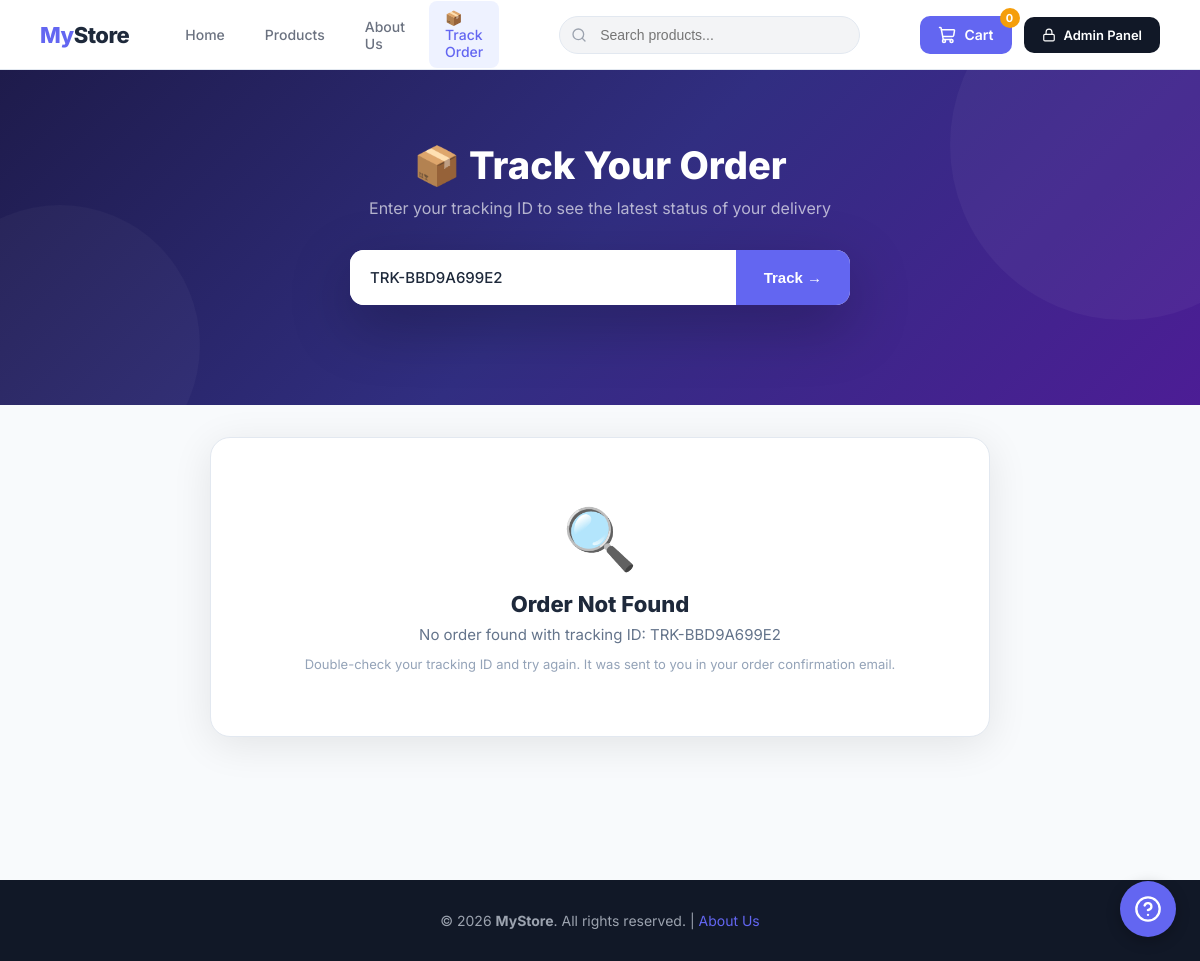
The page /track/TRK-BBD9A699E2/ on the database as committed earlier.
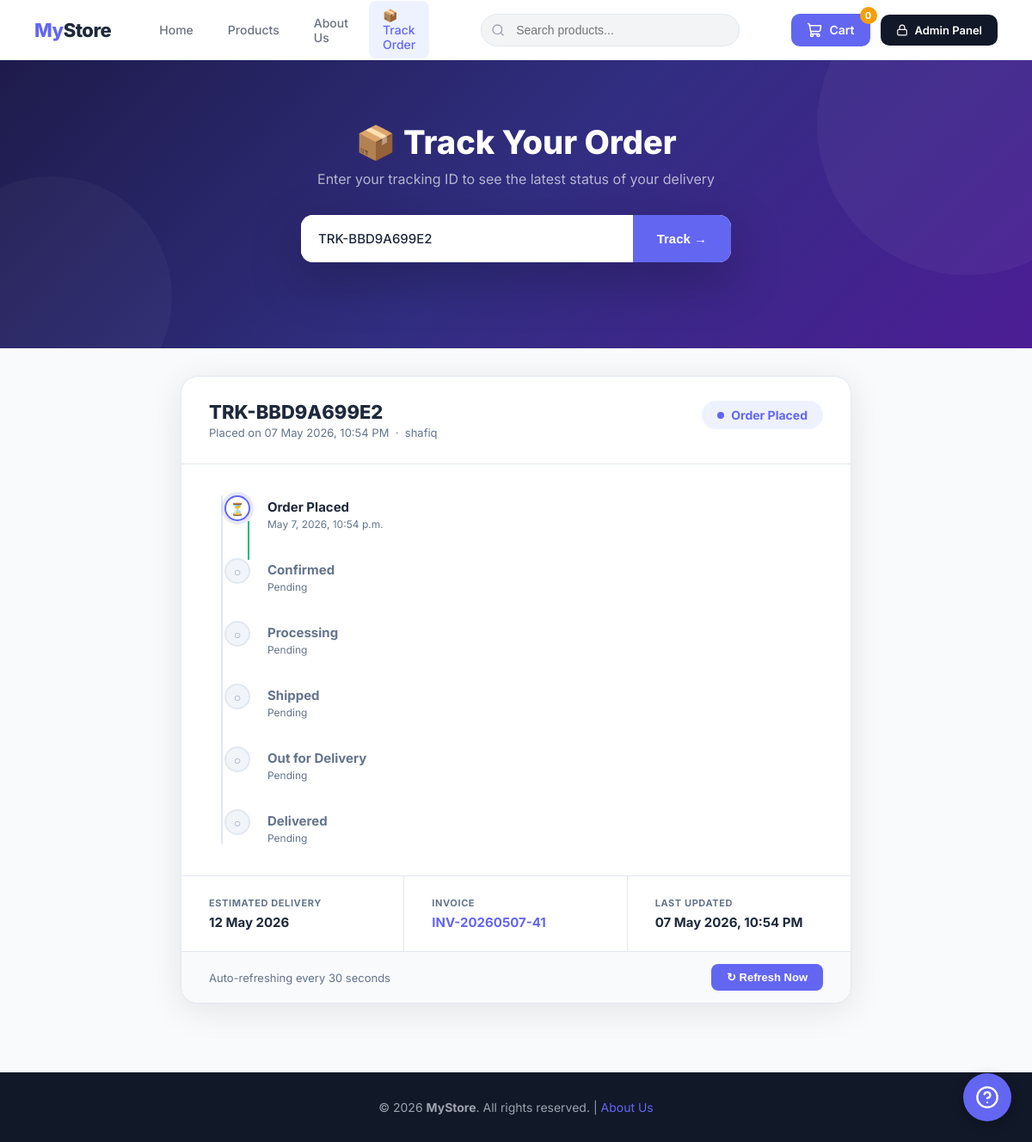
The same page on the database as committed later.
### accounts/models.py (models this page shows, shortened)
class Order(models.Model):
    STATUS_PLACED       = 'placed'
    STATUS_CONFIRMED    = 'confirmed'
    STATUS_PROCESSING   = 'processing'
    STATUS_SHIPPED      = 'shipped'
    STATUS_OUT_FOR_DEL  = 'out_for_delivery'
    STATUS_DELIVERED    = 'delivered'
    STATUS_CANCELLED    = 'cancelled'
    STATUS_CHOICES = [
        (STATUS_PLACED,      'Order Placed'),
        (STATUS_CONFIRMED,   'Confirmed'),
        (STATUS_PROCESSING,  'Processing'),
        (STATUS_SHIPPED,     'Shipped'),
        (STATUS_OUT_FOR_DEL, 'Out for Delivery'),
        (STATUS_DELIVERED,   'Delivered'),
        (STATUS_CANCELLED,   'Cancelled'),
    ]
    STATUS_PIPELINE = [
        STATUS_PLACED,
        STATUS_CONFIRMED,
        STATUS_PROCESSING,
        STATUS_SHIPPED,
        STATUS_OUT_FOR_DEL,
        STATUS_DELIVERED,
    ]
    invoice         = models.OneToOneField(Invoice, on_delete=models.CASCADE, related_name='order', null=True, blank=True)
    tracking_id     = models.CharField(max_length=20, unique=True, blank=True)
    status          = models.CharField(max_length=30, choices=STATUS_CHOICES, default=STATUS_PLACED)
    customer_name   = models.CharField(max_length=200, blank=True)
    customer_email  = models.EmailField(blank=True)
    customer_phone  = models.CharField(max_length=30, blank=True)
    shipping_address= models.TextField(blank=True)
    courier_name    = models.CharField(max_length=100, blank=True)
    courier_tracking= models.CharField(max_length=100, blank=True)  # External tracking number
    notes           = models.TextField(blank=True)
    placed_at       = models.DateTimeField(auto_now_add=True)
    confirmed_at    = models.DateTimeField(null=True, blank=True)
    processing_at   = models.DateTimeField(null=True, blank=True)
    shipped_at      = models.DateTimeField(null=True, blank=True)
    out_for_delivery_at = models.DateTimeField(null=True, blank=True)
    delivered_at    = models.DateTimeField(null=True, blank=True)
    cancelled_at    = models.DateTimeField(null=True, blank=True)
    updated_at      = models.DateTimeField(auto_now=True)
    estimated_delivery = models.DateField(null=True, blank=True)
    class Meta:
        ordering = ['-placed_at']
    def get_timeline(self):
        steps = []
        for s in self.STATUS_PIPELINE:
            ts_map = {
                self.STATUS_PLACED:      self.placed_at,
                self.STATUS_CONFIRMED:   self.confirmed_at,
                self.STATUS_PROCESSING:  self.processing_at,
                self.STATUS_SHIPPED:     self.shipped_at,
                self.STATUS_OUT_FOR_DEL: self.out_for_delivery_at,
                self.STATUS_DELIVERED:   self.delivered_at,
            }
            if self.status == self.STATUS_CANCELLED:
                if s == self.STATUS_PLACED:
                    state = 'done'
                else:
                    state = 'cancelled'
            elif ts_map.get(s):
                state = 'done' if s != self.status else 'current'
            elif s == self.status:
                state = 'current'
            else:
                state = 'pending'
            steps.append({
                'status': s,
                'label': dict(self.STATUS_CHOICES)[s],
                'state': state,
                'timestamp': ts_map.get(s),
            })
        return steps

class Invoice(models.Model):
    invoice_number = models.CharField(max_length=50, unique=True, blank=True, null=True)
    created_at = models.DateTimeField(auto_now_add=True)
    created_by = models.ForeignKey(User, on_delete=models.SET_NULL, null=True)
    total_amount = models.DecimalField(max_digits=12, decimal_places=2, default=0)
    total_discount = models.DecimalField(max_digits=12, decimal_places=2, default=0)
    total_profit = models.DecimalField(max_digits=12, decimal_places=2, default=0)
    payment_method = models.CharField(max_length=50, default='Cash')

### accounts/views.py (the view)
# urls.py: path('track/', views.track_order_page, {'tracking_id': ''}, name='track_home'),
def track_order_page(request, tracking_id):
    order = None
    error = None
    try:
        order = Order.objects.get(tracking_id=tracking_id.upper())
    except Order.DoesNotExist:
        error = f'No order found with tracking ID: {tracking_id}'
    return render(request, 'public_track_order.html', {'order': order, 'error': error, 'tracking_id': tracking_id})

### accounts/templates/public_track_order.html (shortened to what this page needs)
{% extends 'public_base.html' %}
{% block content %}
<div class="track-hero">
    <h1>📦 Track Your Order</h1>
    <p>Enter your tracking ID to see the latest status of your delivery</p>
    <form class="search-bar" action="" method="GET" id="trackSearchForm">
        <input type="text" name="" id="trackInput"
               value="{{ tracking_id|default:'' }}"
               placeholder="e.g. TRK-AB12CD34EF"
               autocomplete="off">
        <button type="submit">Track →</button>
    </form>
</div>
<div class="track-wrapper">
{% if error %}
<div class="result-card">
    <div class="error-card">
        <div class="error-icon">🔍</div>
        <h2>Order Not Found</h2>
        <p>{{ error }}</p>
        <p style="margin-top:12px;font-size:13px;color:#94a3b8;">
            Double-check your tracking ID and try again. It was sent to you in your order confirmation email.
        </p>
    </div>
</div>
{% endif %}
{% if order %}
<div class="result-card" id="trackCard">
    <div class="result-header">
        <div>
            <div class="tid">{{ order.tracking_id }}</div>
            <div class="sub">
                Placed on {{ order.placed_at|date:"d M Y, h:i A" }}
                {% if order.customer_name %} &nbsp;·&nbsp; {{ order.customer_name }}{% endif %}
            </div>
        </div>
        <span class="status-badge badge-{{ order.status }}" id="statusBadge">
            <span class="badge-dot"></span>
            <span id="statusText">{{ order.get_status_display }}</span>
        </span>
    </div>
    <div class="timeline-section">
        <div class="timeline" id="timeline">
            {% for step in order.get_timeline %}
            <div class="tl-step {{ step.state }}" data-status="{{ step.status }}">
                <div class="tl-icon {{ step.state }}">
                    {% if step.state == 'done' %}✓
                    {% elif step.state == 'current' %}⏳
                    {% elif step.state == 'cancelled' %}✕
                    {% else %}○{% endif %}
                </div>
                <div class="tl-body">
                    <div class="tl-label {% if step.state == 'pending' or step.state == 'cancelled' %}pending{% endif %}">
                        {{ step.label }}
                    </div>
                    <div class="tl-time">
                        {% if step.timestamp %}{{ step.timestamp }}
                        {% elif step.state == 'current' %}In progress…
                        {% elif step.state == 'pending' %}Pending
                        {% elif step.state == 'cancelled' %}—{% endif %}
                    </div>
                </div>
            </div>
            {% endfor %}
        </div>
    </div>
    <div class="info-grid">
        <div class="info-cell">
            <div class="info-label">Estimated Delivery</div>
            <div class="info-value" id="estDelivery">
                {% if order.estimated_delivery %}
                    {{ order.estimated_delivery|date:"d M Y" }}
                {% else %}—{% endif %}
            </div>
        </div>
        {% if order.invoice %}
        <div class="info-cell">
            <div class="info-label">Invoice</div>
            <div class="info-value">
                <a href="/invoice/{{ order.invoice.id }}/" target="_blank">{{ order.invoice.invoice_number }}</a>
            </div>
        </div>
        {% endif %}
        <div class="info-cell">
            <div class="info-label">Last Updated</div>
            <div class="info-value" id="lastUpdated">{{ order.updated_at|date:"d M Y, h:i A" }}</div>
        </div>
    </div>
    <div class="refresh-bar">
        <span class="refresh-info" id="refreshInfo">Auto-refreshing every 30 seconds</span>
        <div style="display:flex;gap:12px;align-items:center;">
            <button class="refresh-btn" onclick="refreshStatus()">
                <span>↻ Refresh Now</span>
            </button>
        </div>
    </div>
</div>
{% endif %}
</div>
{% endblock %}

Rows that differ between the two databases and show on the page:
added Order: tracking_id "TRK-BBD9A699E2", placed_at "07 May 2026, 10:54 PM", customer_name "shafiq", status "Order Placed", timestamp "May 7, 2026, 10:54 p.m.", estimated_delivery "12 May 2026", invoice.invoice_number "INV-20260507-41", updated_at "07 May 2026, 10:54 PM"
Other text that changed with them:
{{ error }}: "No order found with tracking ID: TRK-BBD9A699E2" → (not shown)
text no longer shown: "🔍 Order Not Found Double-check your tracking ID and try again. It was sent to you in your order confirmation email."
text now shown: "Placed on · ESTIMATED DELIVERY INVOICE LAST UPDATED Auto-refreshing every 30 seconds ↻ Refresh Now"
new list line: "Order Placed"
new list line: "Confirmed Pending"
new list line: "Processing Pending"
new list line: "Shipped Pending"
new list line: "Out for Delivery Pending"
new list line: "Delivered Pending"
